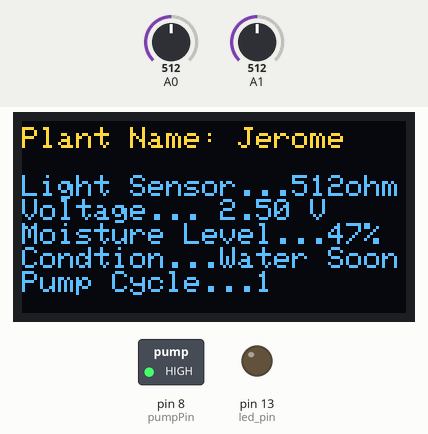
Simulated run of this sketch. Board: Arduino Uno, built with avr-gcc and run on an emulated ATmega328P. On the bench: 128×64 one-colour display, switched loads named in the sketch (green lamp = pin HIGH), output pins drawn as LEDs (lit = HIGH). The inputs (shaded band) are chosen by the test bench; at power-on: A0 = 512, A1 = 512. The OLED is the two-colour kind (top 16 rows yellow); what the sketch prints to the serial monitor is not drawn.

Above: at 16.1 s.
16.2 s: A0 set to 502
At 18.4 s:
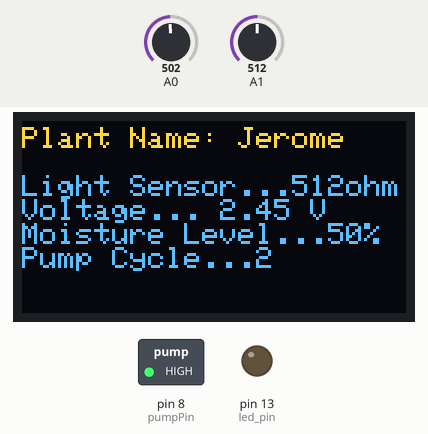
23.6 s: A0 set to 306
At 24.8 s:
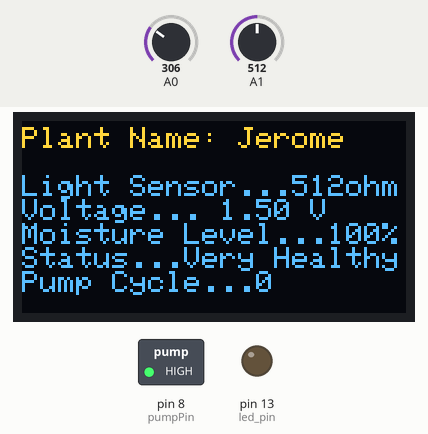
31.0 s: A0 set to 287
At 33.1 s:
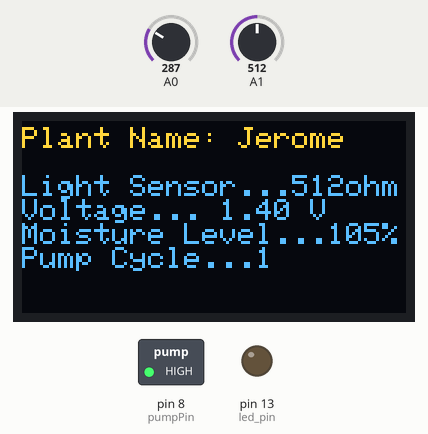
38.4 s: A0 set to 122
At 41.2 s:
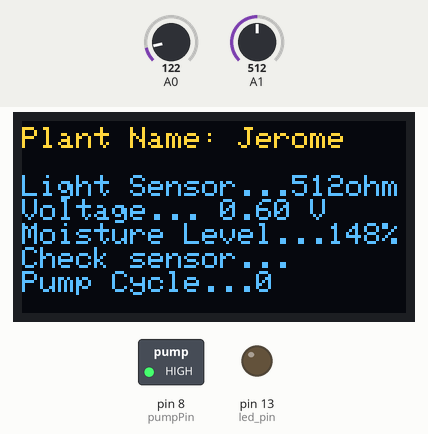
45.8 s: A1 set to 716
At 47.8 s:
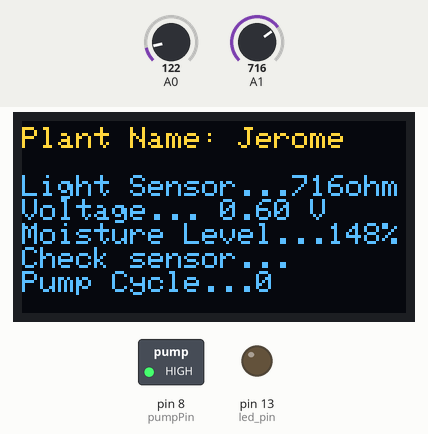
53.2 s: A1 set to 900
At 54.9 s:
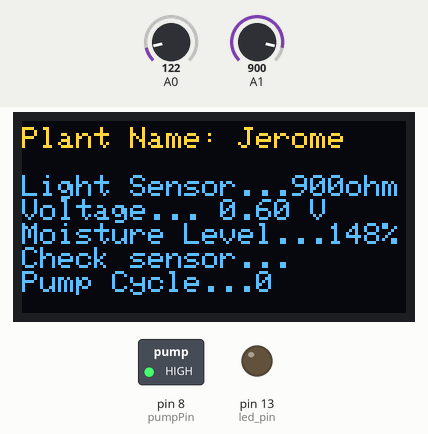
Timing chart, 0 to 56.4 s (numbered marks = the images above; inputs shaded):
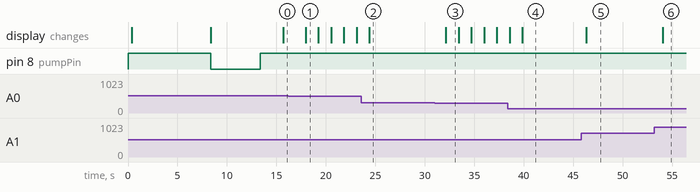

Measured:
- the behaviour switches between 503 and 502 on A0 (found by bisection; images 0 and 1)
- the behaviour switches between 288 and 287 on A0 (found by bisection; images 2 and 3)
- after the input at 16.2 s, the display: changes after 1.8 s (image 1)
- after the input at 23.6 s, the display: changes after 0.80 s (image 2)
- after the input at 31.0 s, the display: changes after 1.1 s (image 3)
- after the input at 38.4 s, the display: first differs from a run without the input after 1.5 s (image 4)
- after the input at 45.8 s, the display: changes after 0.51 s (image 5)
- after the input at 53.2 s, the display: changes after 0.84 s (image 6)

The sketch:

plantIdea.ino
```cpp
/*
 * Code written By Salar Jaberi
 * jaberisalar@gmail.com
 *
 */
const int wet=307;
const int dry=690;

// LED SETUP
int led_pin=13;
int led_pin2=12;
int led_pin3=1;
int led_pin4=10;
int count=0;
int pumpPin = 8;

#include <Wire.h>
#include <Adafruit_GFX.h>
#include <Adafruit_SSD1306.h>
#define SCREEN_WIDTH 128 // OLED display width, in pixels
#define SCREEN_HEIGHT 64 //
Adafruit_SSD1306 display(SCREEN_WIDTH, SCREEN_HEIGHT, &Wire, -1);

void setup() {
  Serial.begin(9600); // open serial port, set the baud rate as 9600 bps
  //Serial.begin(115200);
  pinMode(led_pin,OUTPUT);
   pinMode(pumpPin, OUTPUT);
  digitalWrite(pumpPin, HIGH);
 // delay(9000);

 if(!display.begin(SSD1306_SWITCHCAPVCC, 0x3C)) { // Address 0x3D for 128x64
    Serial.println(F("SSD1306 allocation failed"));
    for(;;);
}
}
void loop() {

   int val = analogRead(0);
   float voltage = val * (5.0 / 1023.0);
   int percentageHumitity= map(val,wet,dry,100,0); // gets a range from 0 - 100 map is used to check the val wet and dry
  int lightval = analogRead(A1);
  delay(250);
  display.clearDisplay();
  display.setTextSize(1);
  display.setTextColor(WHITE);
  display.setCursor(0,2);
  // Display static text
   display.println("Plant Name: Jerome ");
   display.println(" ");
   display.print("Light Sensor...");
   display.print(lightval);
   display.println("ohm");
   display.print("Voltage... ");
   display.print(voltage);
   display.println(" V");
   display.print("Moisture Level...");
  display.print(percentageHumitity);
  display.println("%");

if (percentageHumitity>105){
  display.println("Check sensor...");
   count=0;
}
else if (percentageHumitity<105&&percentageHumitity>80){
 display.println("Status...Very Healthy");
  count=0;
}
else if (percentageHumitity<80&&percentageHumitity>70){
  display.println("Condtion...Healthy");
  count=0;
}
else if (percentageHumitity<70&&percentageHumitity>60){
  display.println("Condtion...Amazing");
  count=0;
}
else if (percentageHumitity<60&&percentageHumitity>50){
  display.println("Condtion...Optimal");
  count=0;
}
else if (percentageHumitity<50){
display.println("Condtion...Water Soon");
}

display.print("Pump Cycle...");
display.println(count);


display.display();

count++;

if (percentageHumitity<50){
if(count<2){
 display.clearDisplay();
  display.setTextSize(1);
  display.setTextColor(WHITE);
  display.setCursor(10,1);
  display.println("ENGANGING PUMP...");
  display.setCursor(0,20);
  display.println("SENSOR CHECK");
  display.setCursor(10,30);
  display.println(" ");
  display.print("DRY->  ");
  display.println(dry);
  display.print("WET->  ");
  display.println(wet);
  display.print("Result->  ");
  display.println(val);
  display.display();
  delay(8000);

  display.clearDisplay();
  display.setTextSize(1);
  display.setTextColor(WHITE);
  display.setCursor(10,20);
  display.println("WATERING PLANT ");
  display.setTextColor(WHITE);
  display.setCursor(10,30);
  display.println("PLS WAIT <3");
  display.display();
   digitalWrite(pumpPin, LOW);
   delay(5000);
   digitalWrite(pumpPin, HIGH);
   Serial.println(count);
}
   if(count>100){

    count=0;
   }
delay(1000);
}
  delay(1000);
}
```
